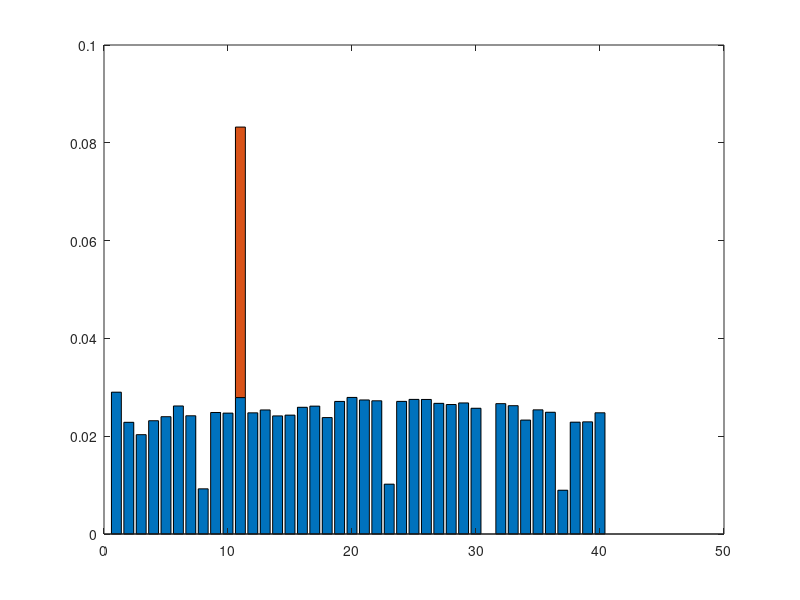
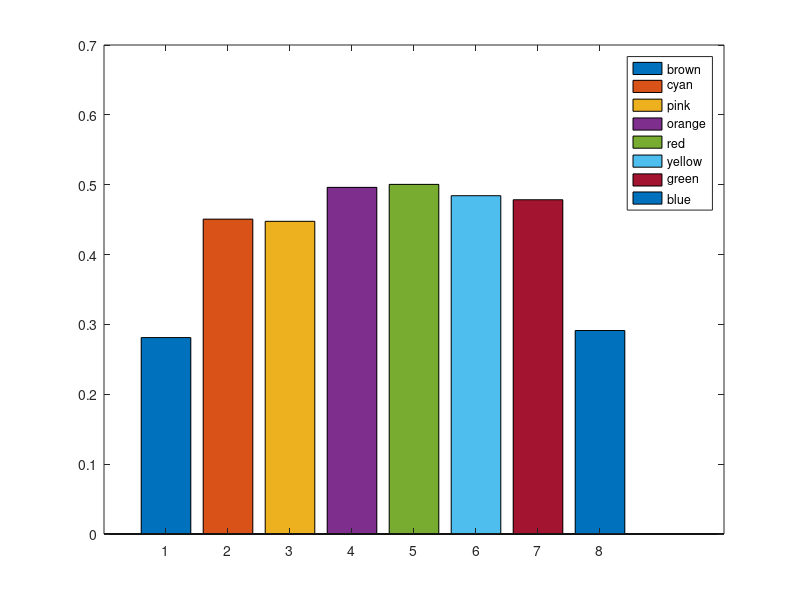

The MATLAB script that drew these images, in order:
% this script simulates a game of monopoly without considering money or
% trades, and gives the probability of each square to be stumbled upon, as
% well as the probability of each color.
clc; clear; close all;
format long e

pay_jail_exit = 0.5;

M = zeros(41);
rolldice = zeros(1,40);
rolldice(2:12) = [1, 2, 3, 4, 5, 6, 5, 4, 3, 2, 1]/36;
for s=1:40
        M(s, s+1:40) = rolldice(1:40-s);
        if s~=1
            M(s, 1:s) = rolldice(41-s:40);
        end
end


% from jail equal as from just passage
M(41,:) = M(11,:);

% go to jail (square 41)
M(:,41) = M(:,31);
M(:,31) = 0;

% stay in jail
for pr=1:1e3
    % make double * pay * three turns in jail
    jail_stay_tot_prop = 5 / 6 * (1 - pay_jail_exit) * (1 - M(41,41)^3 );
    M(41,41) = jail_stay_tot_prop;
end
M(41,1:40) = M(41,1:40) / 6;
M(41, 11) = M(41, 11) + M(41,41)^3;

% - - - CHANCHE - - -
% stay there
chance8 = sum(M(:, 8));
chance23 = sum(M(:, 23));
chance37 = sum(M(:, 37));
M(:, 8) = M(:, 8) * 6 / 16;
M(:, 23) = M(:, 23) * 6 / 16;
M(:, 37) = M(:, 37) * 6 / 16;
% go somewhere
M(8, 1) = M(8, 1) + chance8 / 16;
M(23, 1) = M(23, 1) + chance23 / 16;
M(37, 1) = M(37, 1) + chance37 / 16;
M(8, 25) = M(8, 25) + chance8 / 16;
M(23, 12) = M(23, 12) + chance23 / 16;
M(8, 13) = M(8, 13) + chance8 / 16;
M(37, 13) = M(37, 13) + chance37 / 16;
M(23, 29) = M(23, 29) + chance23 / 16;
M(37, 6) = M(37, 6) + chance37*2 / 16;
M(23, 6) = M(23, 6) + chance23 / 16;
M(8, 6) = M(8, 6) + chance8 / 16;
M(8, 16) = M(8, 16) + chance8 / 16;
M(23, 26) = M(23, 26) + chance23 / 16;
M(8, 5) = M(8, 5) + chance8 / 16;
M(23, 20) = M(23, 20) + chance23 / 16;
M(37, 34) = M(37, 34) + chance37 / 16;
M(8, 41) = M(8, 41) + chance8 / 16;
M(23, 41) = M(23, 41) + chance23 / 16;
M(37, 41) = M(37, 41) + chance37 / 16;
M(8, 40) = M(8, 40) + chance8 / 16;
M(23, 40) = M(23, 40) + chance23 / 16;
M(37, 40) = M(37, 40) + chance37 / 16;

% - - - COMMUNITY CHEST - - -
% stay there
chance3 = sum(M(:, 3));
chance18 = sum(M(:, 18));
chance34 = sum(M(:, 34));
M(:, 3) = M(:, 3) * 15 / 17;
M(:, 18) = M(:, 18) * 15 / 17;
M(:, 34) = M(:, 34) * 15 / 17;
% go somewhere
M(3, 1) = M(3, 1) + chance3 / 17;
M(18, 1) = M(18, 1) + chance18 / 17;
M(34, 1) = M(34, 1) + chance34 / 17;
M(3, 41) = M(3, 41) + chance3 / 17;
M(18, 41) = M(18, 41) + chance18 / 17;
M(34, 41) = M(34, 41) + chance34 / 17;

% fine della costruzione di M
% ripeto per turni

fM = M(1,:); % parto dal Go
for turn=1:1000
    fM = fM*M;
    fM = fM/norm(fM);
end

jail_bar = zeros(1,40);
jail_bar(11) = fM(41);
bar(1:40, [fM(1:40)' jail_bar'] / sum(sum([fM(1:40)' jail_bar'])), 'stacked')
figure()

% group by color
fcM = [fM(2) + fM(4), fM(7) + fM(9) + fM(10), fM(12) + fM(14) + fM(15), fM(17) + fM(19) + fM(20), fM(22) + fM(24) + fM(25), fM(27) + fM(29) + fM(30), fM(32) + fM(33) + fM(35), fM(38) + fM(40)];
for j=1:8
    v = zeros(1,8);
    v(j) = fcM(j);
    bar(1:8, v)
    hold on
end
legend({'brown','cyan','pink','orange','red','yellow','green','blue'})
